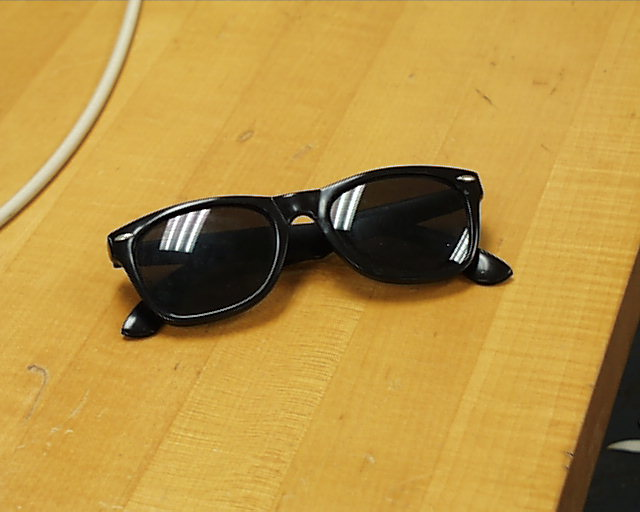
#> input picture Module_4/pic.0039.jpg, 640 x 512 px
$ python 'Law'"'"'s Texture.py'
#> lines starting #> are read from the running program, lines starting #| are printed output that depends on the picture; long printed decimals are rounded
import cv2
import numpy as np
import matplotlib.pyplot as plt

# Load the image in color (RGB)
image = cv2.imread('pic.0039.jpg')
#> image is the input picture: shape (512, 640, 3); mean B, G, R 67.5, 146.7, 183.6

# Convert the image to grayscale
gray_image = cv2.cvtColor(image, cv2.COLOR_BGR2GRAY)
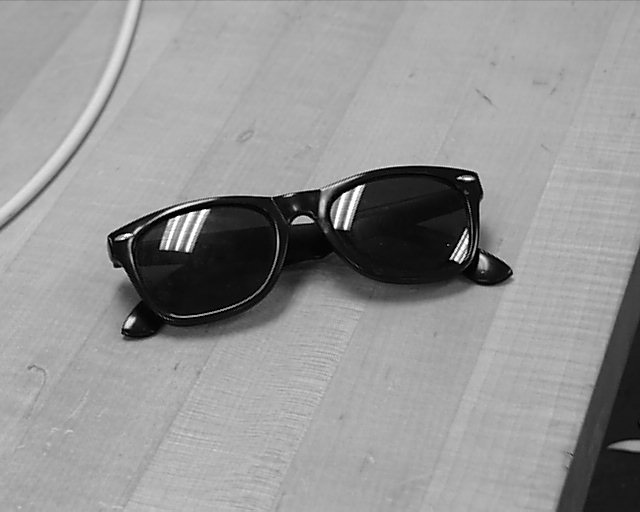
#> gray_image: shape (512, 640); min 0, max 255, mean 148.7

# Define a simple Law's texture filter (for example, a 'level' filter)
level_filter = np.array([[1, 4, 6, 4, 1],
                         [1, 2, 0, -2, -1],
                         [-1, 0, 2, 0, -1],
                         [1, -2, 0, 2, -1],
                         [1, -4, 6, -4, 1]
                         ]
                        )

# Apply the texture filter (convolution)
texture_response = cv2.filter2D(gray_image, -1, level_filter)
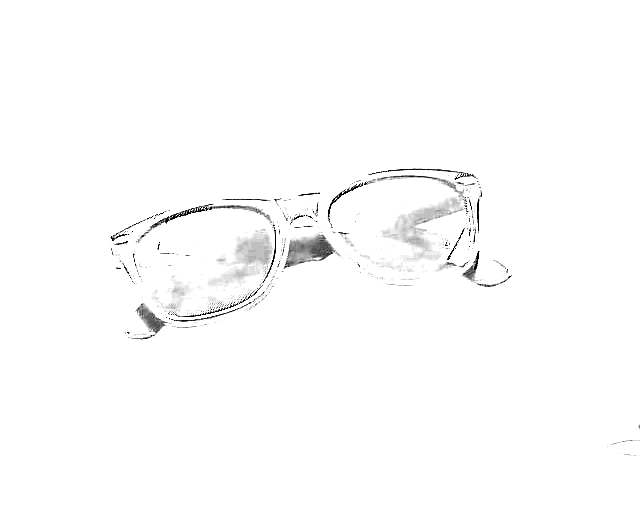
#> texture_response: shape (512, 640); min 0, max 255, mean 252.3

average_energy = np.mean(texture_response)
#> average_energy = 252.3
print(f"Average Energy of Gradient Magnitude: {average_energy}")
#| Average Energy of Gradient Magnitude: 252.303

# Display the filtered image (response of the texture filter)
# plt.imshow(texture_response, cmap='gray')
# plt.title("Law's Texture Filter Response")
# # plt.axis('off')
# plt.show()

plt.figure(figsize=(10, 6))
plt.hist(texture_response.ravel(), bins=256, range=(0, 255), color='gray', alpha=0.7)
plt.title("Law's Texture")
plt.xlabel("Gradient Magnitude")
plt.ylabel("Number of Pixels")
plt.show()
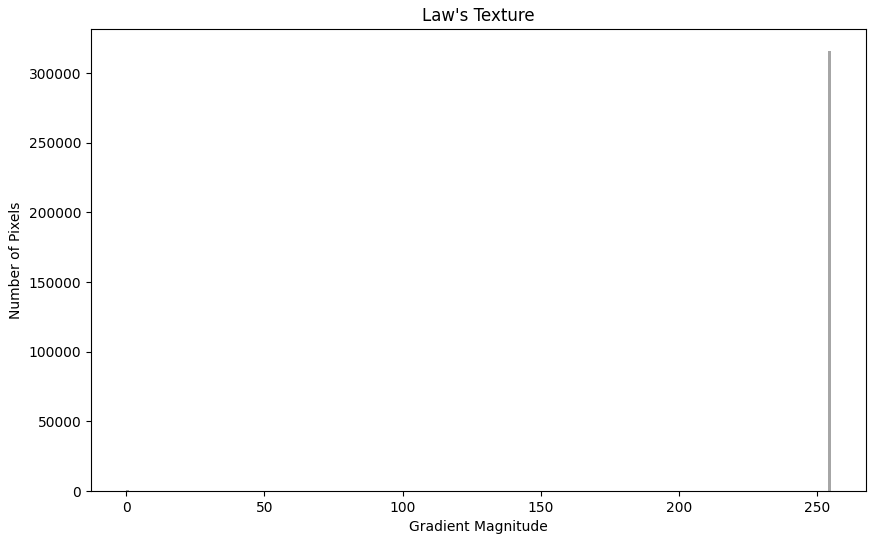
#> figure drawn by matplotlib, 1 panel; tallest bar 315897 high, from x = 254 to 255
